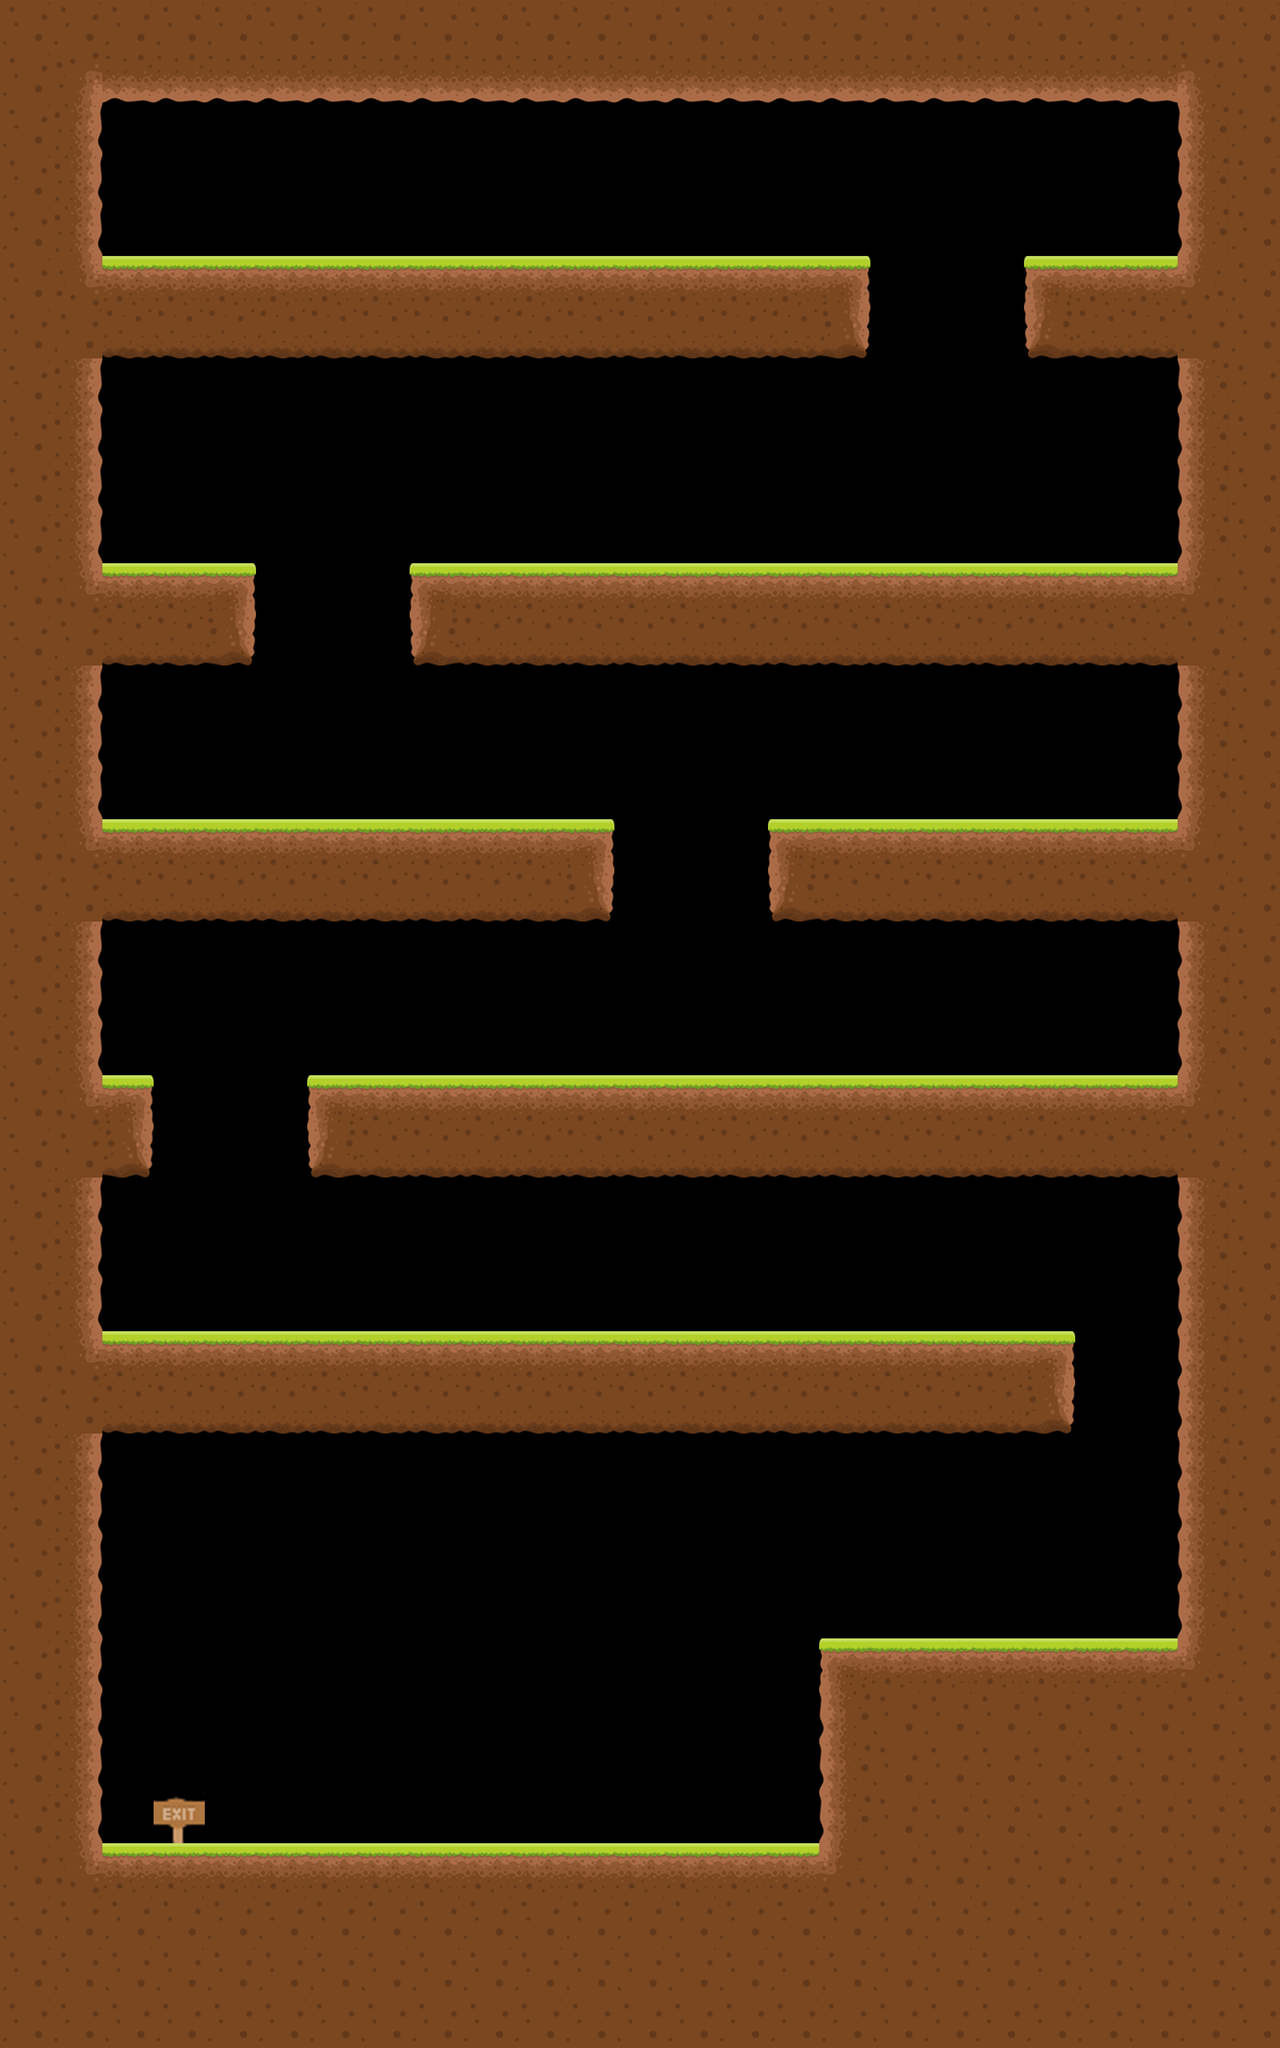

A 2D game scene composited from a Tiled map and its tileset images. What follows is a short description and the map's XML, with each tile layer's data collapsed to a summary:
An orthogonal 25x40 tile map with 100x100 px tiles, 15 tile layers (EarthMid, GroundMid, GroundRight, GroundLeft, ...), 15 tilesets and 32 objects.

<map version="1.0" orientation="orthogonal" renderorder="right-down" width="25" height="40" tilewidth="100" tileheight="100">
 <tileset firstgid="1" name="exit" tilewidth="100" tileheight="100">
  <image source="exit.png" width="100" height="100" />
 </tileset>
 <tileset firstgid="2" name="EarthMid" tilewidth="100" tileheight="100">
  <image source="earthMid.png" trans="ff00ff" width="100" height="100" />
 </tileset>
 <tileset firstgid="3" name="GroundMid" tilewidth="100" tileheight="100">
  <image source="groundMid.png" trans="ff00ff" width="100" height="100" />
 </tileset>
 <tileset firstgid="4" name="GroundRight" tilewidth="100" tileheight="100">
  <image source="groundRight.png" trans="ff00ff" width="100" height="100" />
 </tileset>
 <tileset firstgid="5" name="GroundLeft" tilewidth="100" tileheight="100">
  <image source="groundLeft.png" trans="ff00ff" width="100" height="100" />
 </tileset>
 <tileset firstgid="6" name="EarthBtmConRight" tilewidth="100" tileheight="100">
  <image source="EarthBtmConRight.png" trans="ff00ff" width="100" height="100" />
 </tileset>
 <tileset firstgid="7" name="EarthBtmConLeft" tilewidth="100" tileheight="100">
  <image source="EarthBtmConLeft.png" trans="ff00ff" width="100" height="100" />
 </tileset>
 <tileset firstgid="8" name="EarthPlatBtm" tilewidth="100" tileheight="100">
  <image source="EarthPlatBtm.png" trans="ff00ff" width="100" height="100" />
 </tileset>
 <tileset firstgid="9" name="EarthBtm" tilewidth="100" tileheight="100">
  <image source="earthBtm.png" trans="ff00ff" width="100" height="100" />
 </tileset>
 <tileset firstgid="10" name="EarthTopRight" tilewidth="100" tileheight="100">
  <image source="EarthTopRight.png" trans="ff00ff" width="100" height="100" />
 </tileset>
 <tileset firstgid="11" name="EarthTopLeft" tilewidth="100" tileheight="100">
  <image source="EarthTopLeft.png" trans="ff00ff" width="100" height="100" />
 </tileset>
 <tileset firstgid="12" name="EarthBtmLeft" tilewidth="100" tileheight="100">
  <image source="EarthBtmLeft.png" trans="ff00ff" width="100" height="100" />
 </tileset>
 <tileset firstgid="13" name="EarthLeft" tilewidth="100" tileheight="100">
  <image source="earthLeft.png" trans="ff00ff" width="100" height="100" />
 </tileset>
 <tileset firstgid="14" name="EarthRight" tilewidth="100" tileheight="100">
  <image source="earthRight.png" trans="ff00ff" width="100" height="100" />
 </tileset>
 <tileset firstgid="15" name="EarthBtmRight" tilewidth="100" tileheight="100">
  <image source="EarthBtmRight.png" trans="ff00ff" width="100" height="100" />
 </tileset>
 <layer name="EarthMid" width="25" height="40">
  <data>[1000 cells, 209 non-empty, 1 distinct tile ids]</data>
 </layer>
 <layer name="GroundMid" width="25" height="40">
  <data>[1000 cells, 102 non-empty, 1 distinct tile ids]</data>
 </layer>
 <layer name="GroundRight" width="25" height="40">
  <data>[1000 cells, 5 non-empty, 1 distinct tile ids]</data>
 </layer>
 <layer name="GroundLeft" width="25" height="40">
  <data>[1000 cells, 5 non-empty, 1 distinct tile ids]</data>
 </layer>
 <layer name="EarthBtmConRight" width="25" height="40">
  <data>[1000 cells, 5 non-empty, 1 distinct tile ids]</data>
 </layer>
 <layer name="EarthBtmConLeft" width="25" height="40">
  <data>[1000 cells, 4 non-empty, 1 distinct tile ids]</data>
 </layer>
 <layer name="EarthPlatBtm" width="25" height="40">
  <data>[1000 cells, 82 non-empty, 1 distinct tile ids]</data>
 </layer>
 <layer name="EarthBtm" width="25" height="40">
  <data>[1000 cells, 21 non-empty, 1 distinct tile ids]</data>
 </layer>
 <layer name="EarthTopRight" width="25" height="40">
  <data>[1000 cells, 1 non-empty, 1 distinct tile ids]</data>
 </layer>
 <layer name="EarthTopLeft" width="25" height="40">
  <data>[1000 cells, 1 non-empty, 1 distinct tile ids]</data>
 </layer>
 <layer name="EarthBtmLeft" width="25" height="40">
  <data>[1000 cells, 6 non-empty, 1 distinct tile ids]</data>
 </layer>
 <layer name="EarthLeft" width="25" height="40">
  <data>[1000 cells, 25 non-empty, 1 distinct tile ids]</data>
 </layer>
 <layer name="EarthRight" width="25" height="40">
  <data>[1000 cells, 24 non-empty, 1 distinct tile ids]</data>
 </layer>
 <layer name="EarthBtmRight" width="25" height="40">
  <data>[1000 cells, 6 non-empty, 1 distinct tile ids]</data>
 </layer>
 <layer name="Exit" width="25" height="40">
  <data>[1000 cells, 1 non-empty, 1 distinct tile ids]</data>
 </layer>
 <objectgroup name="floor" visible="0">
  <object x="200" y="500" width="1500" height="100" />
  <object x="2000" y="500" width="300" height="100" />
  <object x="200" y="1100" width="300" height="100" />
  <object x="800" y="1100" width="1500" height="100" />
  <object x="200" y="1600" width="1000" height="100" />
  <object x="1500" y="1600" width="800" height="100" />
  <object x="200" y="2100" width="100" height="100" />
  <object x="200" y="2600" width="1900" height="100" />
  <object x="1600" y="3200" width="700" height="100" />
  <object x="200" y="3600" width="1400" height="100" />
  <object x="3500" y="2000" />
  <object x="600" y="2100" width="1700" height="100" />
 </objectgroup>
 <objectgroup name="wall" visible="0">
  <object x="100" y="100" width="100" height="3700" />
  <object x="1600" y="3300" width="100" height="300" />
  <object x="2300" y="0" width="100" height="3300" />
  <object x="3000" y="1100" />
  <object x="200" y="100" width="2100" height="100" />
  <object x="200" y="600" width="1500" height="100" />
  <object x="2000" y="600" width="300" height="100" />
  <object x="800" y="1200" width="1500" height="100" />
  <object x="200" y="1200" width="300" height="100" />
  <object x="200" y="1700" width="1000" height="100" />
  <object x="1500" y="1700" width="800" height="100" />
  <object x="200" y="2200" width="100" height="100" />
  <object x="200" y="2700" width="1900" height="100" />
  <object x="600" y="2200" width="1700" height="100" />
 </objectgroup>
 <objectgroup name="spikes">
  <object x="1925" y="940" width="100" height="100" />
  <object x="500" y="1450" width="100" height="100" />
  <object x="1435" y="1950" width="100" height="100" />
  <object x="325" y="2450" width="100" height="100" />
 </objectgroup>
 <objectgroup name="start" visible="0">
  <object x="300" y="400" width="100" height="100" />
 </objectgroup>
 <objectgroup name="Goal">
  <object x="300" y="2800" width="100" height="800" />
 </objectgroup>
</map>
